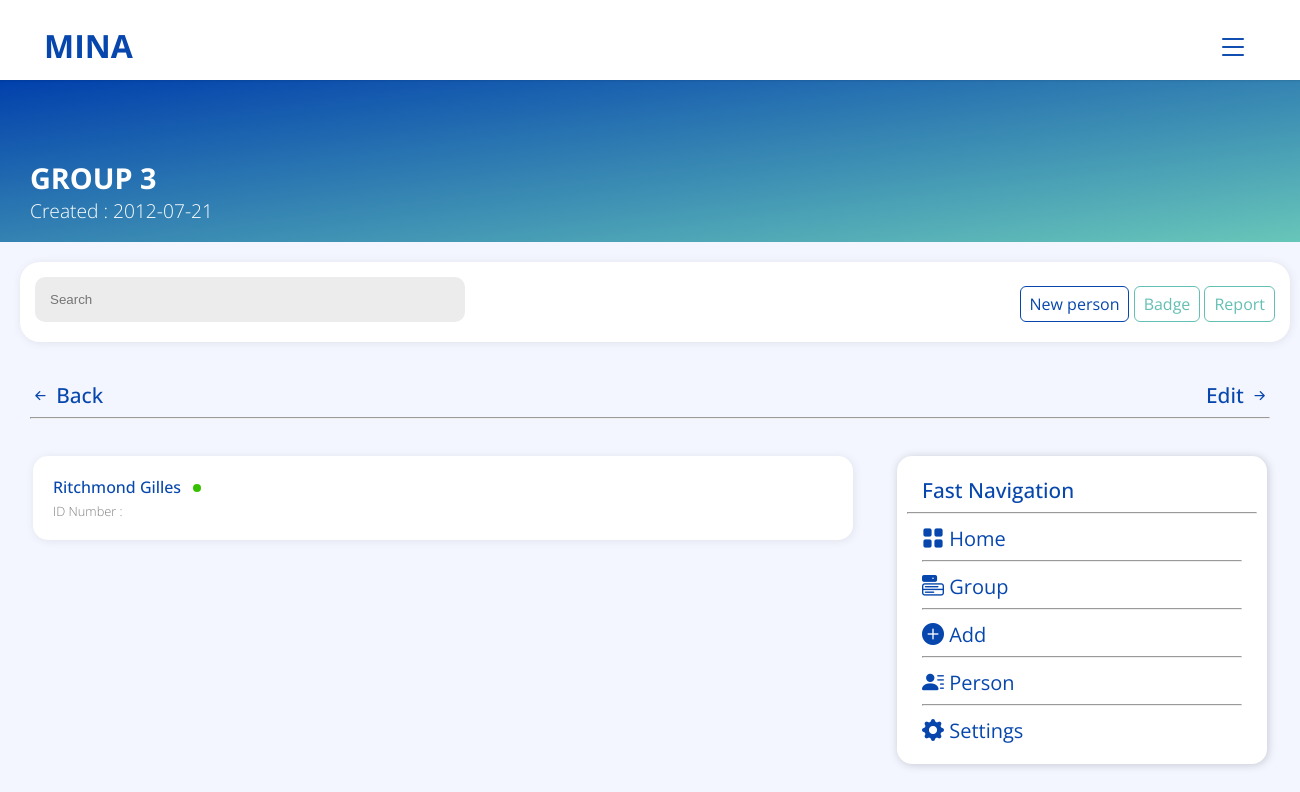
/View/group.php?group-details=3 (signed in), run on an earlier commit of the app's database.
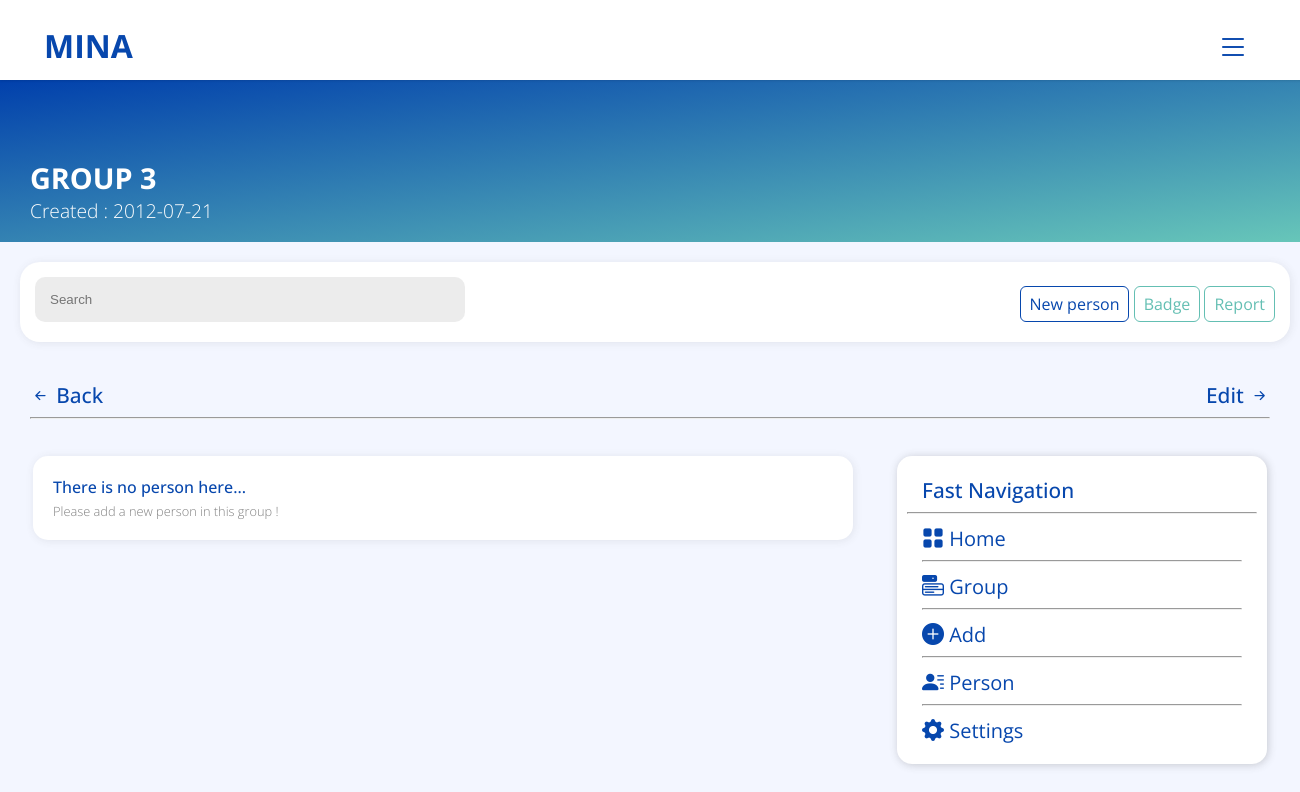
And on a later commit of the database.
### tables this page shows
CREATE TABLE `users` (
  `code_user` int(11) NOT NULL,
  `nom` varchar(50) NOT NULL,
  `prenom` varchar(50) NOT NULL,
  `email` varchar(50) NOT NULL,
  `password` varchar(255) NOT NULL,
  `adresse` varchar(100) NOT NULL,
  `telephone_1` varchar(20) NOT NULL,
  `telephone_2` varchar(20) NOT NULL,
  `code_entreprise` varchar(50) NOT NULL,
  `id_role` int(11) NOT NULL,
  `id_statut` int(11) NOT NULL
);

CREATE TABLE `groupe` (
  `id_group` int(11) NOT NULL,
  `nom_groupe` varchar(50) NOT NULL,
  `description` varchar(100) NOT NULL,
  `date_creation` date NOT NULL,
  `date_expiration` date NOT NULL,
  `id_program` int(11) NOT NULL,
  `code_user` int(11) NOT NULL
);

CREATE TABLE `entreprise` (
  `id_ent` int(11) NOT NULL,
  `code_entreprise` varchar(50) NOT NULL,
  `nom_entreprise` varchar(100) NOT NULL,
  `date_creation` date NOT NULL,
  `date_expiration` date NOT NULL,
  `statut_id` int(11) NOT NULL
);

CREATE TABLE `personne` (
  `id_person` int(11) NOT NULL,
  `nom` varchar(50) NOT NULL,
  `prenom` varchar(50) NOT NULL,
  `date_naissance` date NOT NULL,
  `lieu_naissance` varchar(50) NOT NULL,
  `telephone_1` varchar(20) NOT NULL,
  `telephone_2` varchar(20) NOT NULL,
  `adresse` varchar(100) NOT NULL,
  `email` varchar(50) NOT NULL,
  `profile_image` varchar(255) NOT NULL,
  `date_exp` date NOT NULL DEFAULT current_timestamp(),
  `creation_date` date NOT NULL DEFAULT current_timestamp(),
  `id_statut` int(11) NOT NULL,
  `id_dependant` int(11) DEFAULT NULL,
  `id_group` int(11) NOT NULL,
  `id_program` int(11) NOT NULL
);

### View/group.php (the view, shortened to what the changed rows need)
<!Doctype html>
<html>
<head>
    <link rel="stylesheet" type="text/css" href="css/style.css">
    <link rel="stylesheet" type="text/css" href="css/main.css">
    <link rel="stylesheet" href="https://cdn.jsdelivr.net/npm/bootstrap-icons@1.5.0/font/bootstrap-icons.css">
</head>
<body class="body">
    <?php
    include_once('header.php');
    ?>
    <div class="header-content">
        <?php
        $id = $_GET['group-details'];
        $query = "SELECT * FROM users, program, groupe WHERE users.code_user = program.code_user AND groupe.id_program = program.id_program AND id_group = $id LIMIT 1";
        $result = $conn->query($query);
        if (mysqli_num_rows($result) > 0) {
            while ($row = mysqli_fetch_assoc($result)) {
                echo '<div class="title">' . $row["nom_groupe"] . '</div>
                    <span class="subtitle">Created : ' . $row["date_creation"] . '</span>';
            }
        }
        ?>
    </div>
    <div class="second-part-content">
        <div class="search">
            <div class="link">
                    <?php
                    if (isset($_SESSION["role"]) && $_SESSION["role"] === 3 || $_SESSION["role"] === 2) {
                        $id = $_GET["group-details"];
                        $query = "SELECT * FROM groupe WHERE groupe.id_group = $id";
                        $result = $conn->query($query);
                        if (mysqli_num_rows($result) > 0) {
                            while ($row = mysqli_fetch_assoc($result)) {
                                echo '<ul>
                                        <li>
                                            <a href="add-person.php?group-details=' . $row["id_group"] . '&program-details=' . $row['id_program'] . '" class="btn btn-outline-primary">New person</a>
                                        </li>
                                        <li>
                                            <a href="card.php?group-details=' . $row["id_group"] . '" class="btn btn-outline-muted">Badge</a>
                                        </li>
                                        <li>
                                            <a href="report.php" class="btn btn-outline-muted">Report</a>
                                        </li>
                                    </ul>';
                            }
                        }
                    } elseif (isset($_SESSION["role"]) && $_SESSION["role"] === 1) {
                        echo '<ul>
                                <li> <a href="report.php" class="btn btn-outline-muted">Report</a> </li>
                            </ul>';
                    }
                    ?>
            </div>
        </div>
    </div>
    <div class="third-part-content">
        <div class="container mt-3">
            <span class="title-page-list">
                <?php
                $id = $_GET["group-details"];
                $query = "SELECT * FROM program, groupe WHERE groupe.id_group = $id AND program.id_program = groupe.id_program";
                $result = $conn->query($query);
                if (mysqli_num_rows($result) > 0) {
                    while ($row = mysqli_fetch_assoc($result)) {
                        echo '<a href="program-details.php?program=' . $row["id_program"] . '" class="nav-link">
                        <i class="bi bi-arrow-left-short"></i> <span class="align-items"></span>Back
                    </a>';
                        if (isset($_SESSION["role"]) && $_SESSION["role"] === 3 || $_SESSION["role"] === 2) {
                            echo '<a href="edit-group.php?group=' . $id . '" class="float-end nav-link">
                                <span class="align-items"></span> Edit <i class="bi bi-arrow-right-short"></i>
                            </a>';
                        } else {
                            echo ' ';
                        }
                    }
                }
                ?>
                <hr class="hr">
            </span>
            <div class="list-content mt-3 mb-5">
                <?php
                if (isset($_POST["searchAll"])) {
                    $search = $_POST["searchAll"];
                    $id = $_GET["group-details"];
                    $code_entreprise = $_SESSION["code_entreprise"];
                    $query = "SELECT * FROM program, groupe, entreprise, personne WHERE personne.id_program = program.id_program AND program.id_program = groupe.id_program AND program.code_entreprise = '$code_entreprise' AND entreprise.code_entreprise = '$code_entreprise' AND nom LIKE '%$search%' OR prenom LIKE '%$search%' AND personne.id_group = $id AND groupe.id_group = $id ORDER BY personne.nom ASC";
                    $result = $conn->query($query);
                    if (mysqli_num_rows($result) > 0) {
                        while ($row = mysqli_fetch_assoc($result)) {
                            if ($row["id_statut"] == 1) {
                                $color = "green-circle";
                            } elseif ($row["id_statut"] == 2) {
                                $color = "red-circle";
                            }
                            echo '<a href="person-details.php?person-details=' . $row["id_person"] . '" class="nav-link">
                            <div class="bg-white">
                                <div class="group-name-and-details">
                                    <div class="group-name">' . $row["nom"] . ' ' . $row["prenom"] . '<span class="' . $color . '" ></span></div>
                                    <div class="group-details">
                                        ID Number  : ' . $row["card_number"] . '</div>
                                    </div>';
                            echo '</div>
                        </a>';
                        }
                    } else {
                        echo '<div class="bg-white">
                        <div class="group-name-and-details">
                            <div class="group-name">There is no person with this name...</div>
                            <div class="group-details">You can add a new person in this group !</div>
                        </div>
                    </div>';
                    }
                } else {
                    $id = $_GET["group-details"];
                    $code_entreprise = $_SESSION["code_entreprise"];
                    $query = "SELECT * FROM entreprise, program, groupe, personne WHERE entreprise.code_entreprise = '$code_entreprise' AND program.code_entreprise = '$code_entreprise' AND personne.id_program = program.id_program AND personne.id_group = groupe.id_group AND groupe.id_program = program.id_program AND personne.id_group = $id ORDER BY personne.nom ASC";
                    $result = $conn->query($query);
                    if (mysqli_num_rows($result) > 0) {
                        while ($row = mysqli_fetch_assoc($result)) {
                            if ($row["id_statut"] == 1) {
                                $color = "green-circle";
                            } elseif ($row["id_statut"] == 2) {
                                $color = "red-circle";
                            }
                            echo '<a href="person-details.php?person-details=' . $row["id_person"] . '" class="nav-link">
                            <div class="bg-white">
                                <div class="group-name-and-details">
                                    <div class="group-name">' . $row["nom"] . ' ' . $row["prenom"] . '<span class="' . $color . '" ></span></div>
                                    <div class="group-details">
                                        ID Number  : ' . $row["card_number"] . '</div>
                                    </div>';
                            echo '</div>
                        </a>';
                        }
                    } else {
                        echo '<div class="bg-white">
                        <div class="group-name-and-details">
                            <div class="group-name">There is no person here...</div>
                            <div class="group-details">Please add a new person in this group !</div>
                        </div>
                    </div>';
                    }
                }
                include_once('sidebar.php');
                ?>
            </div>
        </div>
    </div>
    <?php
    include_once('footer.php');
    ?>
</body>
</html>

What changed in the data, as far as the page shows it:
no longer on this page (row edited): entreprise: personne.nom "Ritchmond", personne.prenom "Gilles"
Also different on the page:
text now shown: "There is no person here... Please add a new person in this group !"
